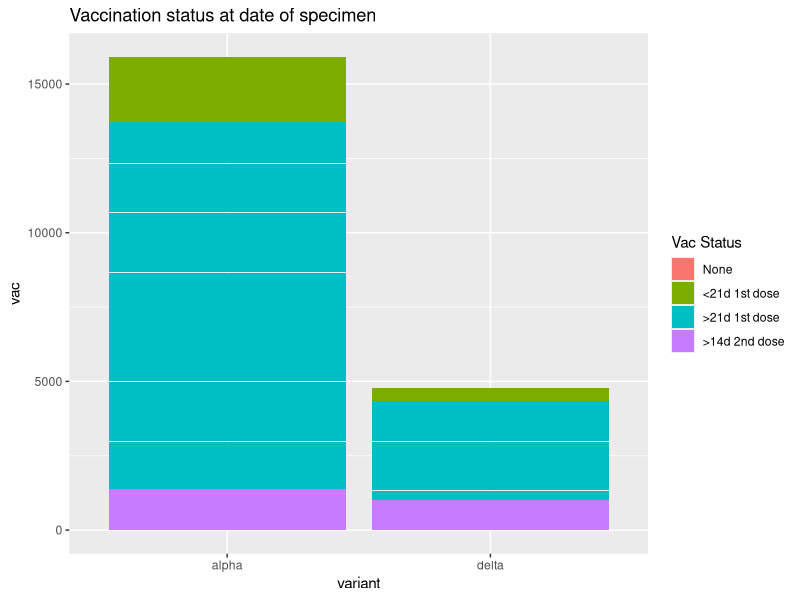
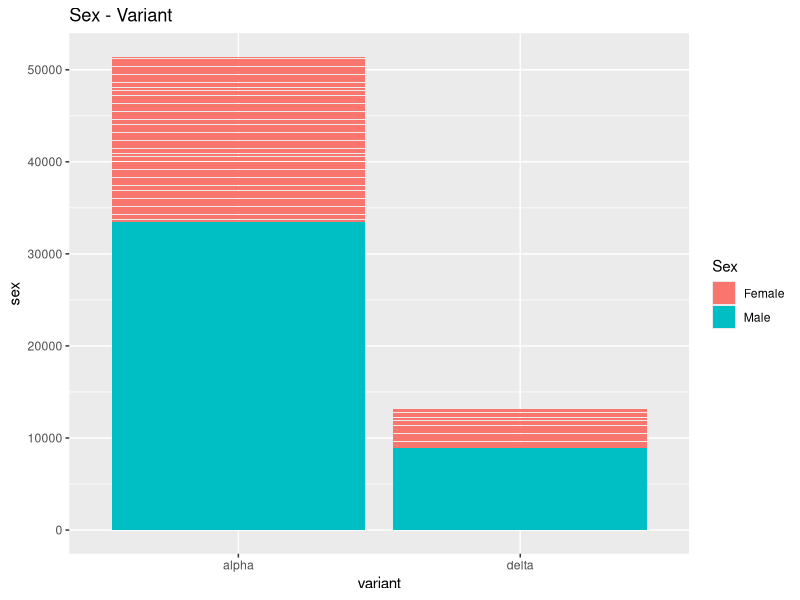
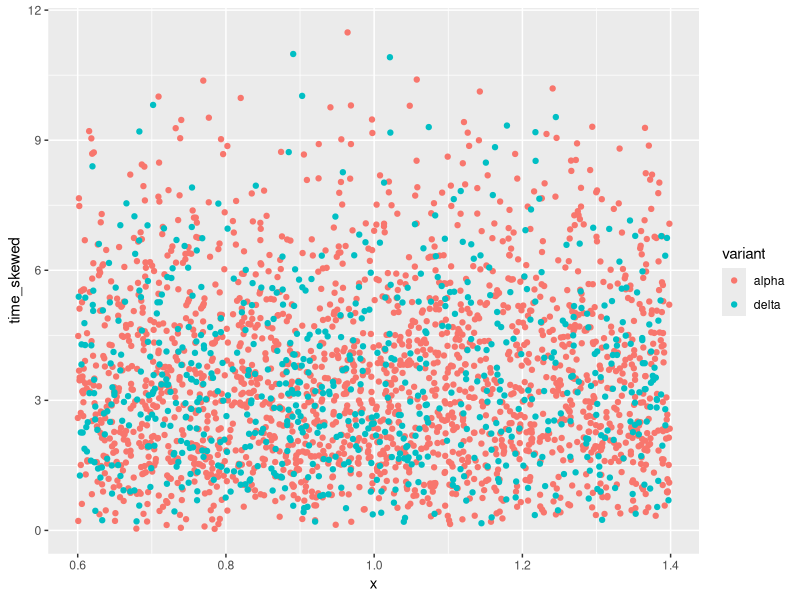
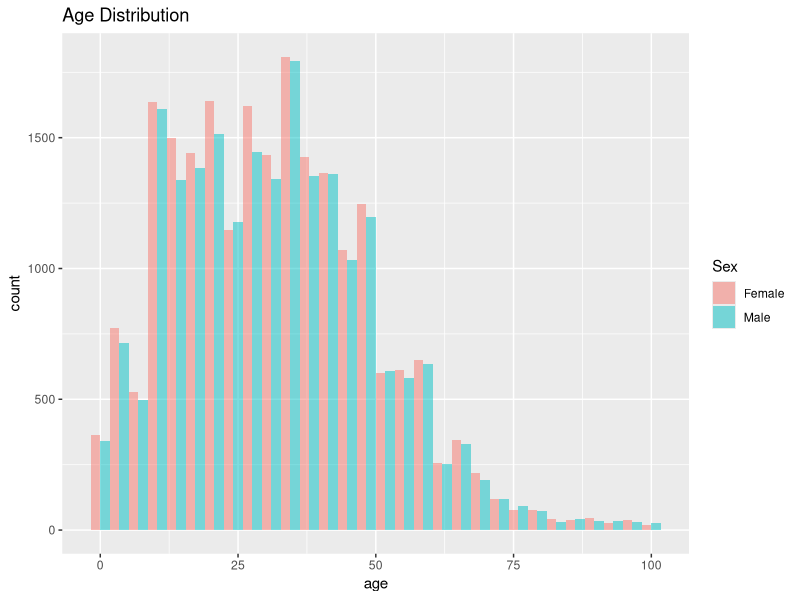
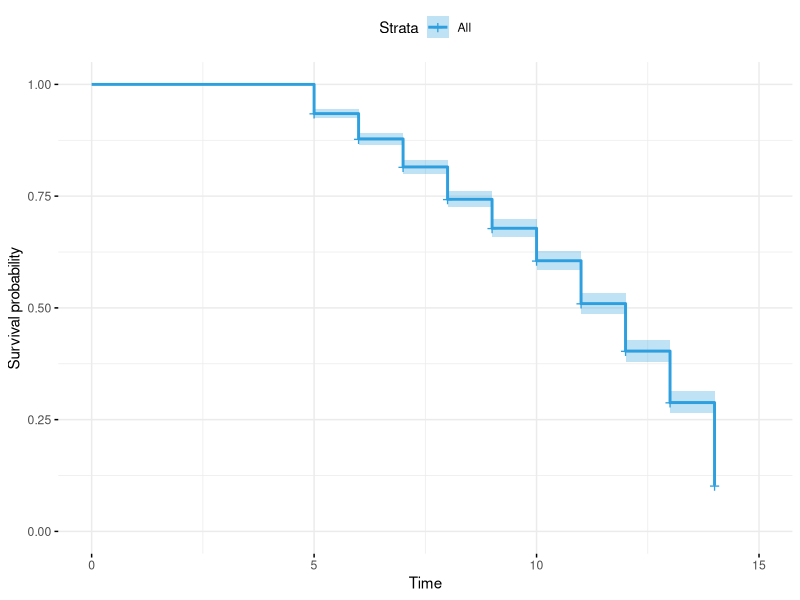
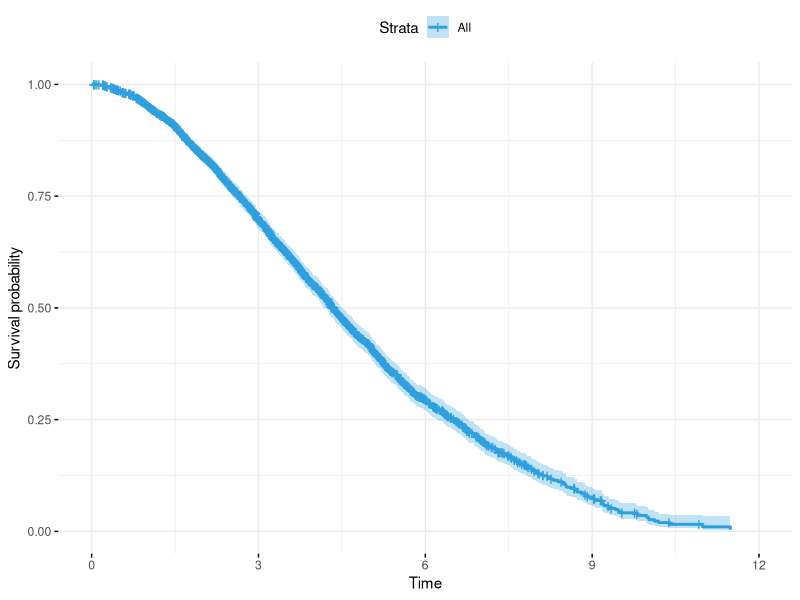
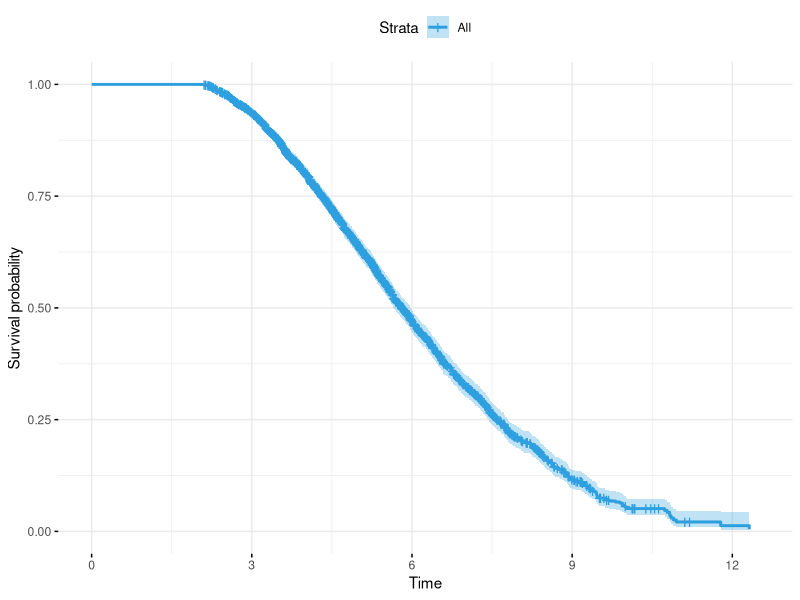
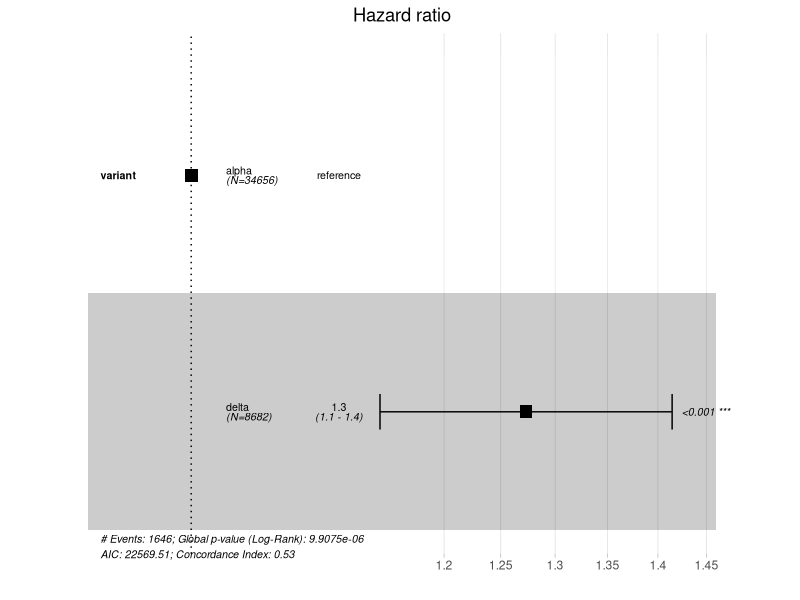

These charts were generated, in order, by the following R code:
## ---- chunk 1
#set.seed
set.seed(123)


#variant from tab1
alpha <- replicate(34656,"alpha")
delta <- replicate(8682,"delta")
variant <- sample(c(alpha, delta),replace = TRUE)

data <- data.frame(
  variant = c(alpha, delta),replace = TRUE)

#symptom status
asymptomatic_alpha <- replicate(14934,"asymptomatic")
symptomatic_alpha <- replicate(17757,"symptomatic")
unknown_alpha <- replicate(1965,"unknown")
asymptomatic_delta <- replicate(3659,"asymptomatic")
symptomatic_delta <- replicate(4334,"symptomatic")
unknown_delta <- replicate(689,"unknown")

stat_alpha <- c(asymptomatic_alpha,symptomatic_alpha,unknown_alpha)
stat_alpha <- sample(stat_alpha)
stat_delta <- c(asymptomatic_delta,symptomatic_delta,unknown_delta)
stat_delta <- sample(stat_delta)

data$stat <- ifelse(data$variant == "alpha", stat_alpha, stat_delta)

#check if it is correct
table(subset(data,variant="alpha"))

#hospitalisation
h_alpha <- replicate(764,"HOS")
h_delta <- replicate(196,"HOS")
er_alpha <- replicate(1148,"ER") #er = emergency care
er_delta <- replicate(498,"ER")

hos_alpha <- c(h_alpha,er_alpha)
hos_alpha <- sample(hos_alpha)

hos_delta <- c(h_delta,er_delta)
hos_delta <- sample(hos_delta)

#in this case random assignment isn't the best way because symptomatic disease progression would lead to higher hospitalization rates than aysmptomatic disease progression
data$hos=""
data$hos[sample(which(data$variant == "alpha"),length(hos_alpha))] <- hos_alpha
data$hos[sample(which(data$variant == "delta"),length(hos_delta))] <- hos_delta

#--------------------------------------------------------------------
######hospitalisation

#use categorial variables
h_alpha <- replicate(764,"HOS")
h_delta <- replicate(196,"HOS")
er_alpha <- replicate(1148,"ER") #er = emergency care
er_delta <- replicate(498,"ER")

#use integers 0=no hospitalisation, 1=hos, 2=er -> needed for cox regression
#1: Hospital admission within 14 days after specimen
#2: Hospital admission or emergency care attendance within 14 days after specimen
h_alpha <- replicate(764,1)
h_delta <- replicate(196,1)
er_alpha <- replicate(1148,2) #er = emergency care
er_delta <- replicate(498,2)

#combine and sample variable
hos_alpha <- c(h_alpha,er_alpha)
hos_alpha <- sample(hos_alpha)
hos_delta <- c(h_delta,er_delta)
hos_delta <- sample(hos_delta)

#in this case random assignment isn't the best way because symptomatic disease progression would lead to higher hospitalization rates than aysmptomatic disease progression
data$hos=0
data$hos[sample(which(data$variant == "alpha"),length(hos_alpha))] <- hos_alpha
data$hos[sample(which(data$variant == "delta"),length(hos_delta))] <- hos_delta

#-------------------------------------------------------------------
#create time of hospitalisation
#article days symptoms to admission hospital
#https://www.ncbi.nlm.nih.gov/pmc/articles/PMC7589278/
#because of this maybe skewed might be more suitable
#only people which are hospitaled get values all which data$hos==0 get a 0 value
data$time_equal=0
#equally distributed
data$time_equal[which(data$hos==1 | data$hos==2)]<-sample(5:14,length(hos_alpha)+length(hos_delta),replace = TRUE)
#right skewed
data$time_skewed=0
data$time_skewed[which(data$hos==1 | data$hos==2)]<-sample(rbeta((length(hos_alpha)+length(hos_delta)),2,6)*14)
#right skewed v002
# a bit different to get rid of hospitalzation on day 0-2
data$time_skewed_v002=0
data$time_skewed_v002[which(data$hos==1 | data$hos==2)]<-sample(rbeta((length(hos_alpha)+length(hos_delta)),2,6)*12+2)


#---------------------------------
#vaccination status
#Unvaccinated                                 0
#<21 days after first vaccination dose        1
#≥21 days after first vaccination dose        2
#≥14 days after second vaccination dose       3
vac_alpha <- replicate(25823,0)
vac_alpha <- c(vac_alpha,replicate(2206,1))
vac_alpha <- c(vac_alpha,replicate(6172,2))
vac_alpha <- c(vac_alpha,replicate(455,3))
vac_alpha <- sample(vac_alpha)
vac_delta <- replicate(6255,0)
vac_delta <- c(vac_delta,replicate(426,1))
vac_delta <- c(vac_delta,replicate(1662,2))
vac_delta <- c(vac_delta,replicate(339,3))
vac_delta <- sample(vac_delta)

data$vac=NA
data$vac[sample(which(data$variant == "alpha"),length(vac_alpha))] <- vac_alpha
data$vac[sample(which(data$variant == "delta"),length(vac_delta))] <- vac_delta
#check if it is correct
#table(data$vac[which(data$variant=="alpha")])
#table(data$vac[which(data$variant=="delta")])
data$vac_update <- data$vac
data$vac_update[data$vac<1]<-1
data$vac_update[data$vac>2]<-2

#-----------------------------------------------------------
#sex
#it seems that men are more affected than women
#In the public data set, the number of men who died from COVID-19 is 2.4 times that of women 
#https://www.worldometers.info/coronavirus/coronavirus-age-sex-demographics/
#https://www.frontiersin.org/articles/10.3389/fpubh.2020.00152/full
#https://www.nature.com/articles/s41467-020-19741-6
#now the code randomly assings male and female to the status and didnt account for the statement above
female_alpha <- replicate(17913,1)
female_delta <- replicate(4249,1)
male_alpha <- replicate(16743,2)
male_delta <- replicate(4433,2)
sex_delta <- c(female_delta,male_delta)
sex_delta <- sample(sex_delta)
sex_alpha <- c(female_alpha,male_alpha)
sex_alpha <- sample(sex_alpha)

data$sex=0
data$sex[sample(which(data$variant == "alpha"),length(sex_alpha))] <- sex_alpha
data$sex[sample(which(data$variant == "delta"),length(sex_delta))] <- sex_delta

#check if it is correct
#table(data$sex[which(data$variant=="alpha")])
#table(data$sex[which(data$variant=="delta")])

#----------------------------------------------------------------
#age
a1 <- sample(0:9,3564, replace = TRUE)
a2 <- sample(10:19,9462, replace = TRUE)
a3 <- sample(20:29,7636, replace = TRUE)
a4 <- sample(30:39,9157, replace = TRUE)
a5 <- sample(40:49,6885, replace = TRUE)
a6 <- sample(50:59,3916, replace = TRUE)
a7 <- sample(60:69,1681, replace = TRUE)
a8 <- sample(70:79,584, replace = TRUE)
a9 <- sample(80:100,453, replace = TRUE)
age <- c(a1,a2,a3,a4,a5,a6,a7,a8,a9)
age <- sample(age)
data$age <- age
## ---- chunk 2
library(ggplot2)
#vaccination status
p<-ggplot(data=data, aes(fill=factor(vac), x=variant, y=vac)) +
  geom_bar(stat="identity")+
  scale_fill_discrete(name = "Vac Status", labels = c("None", "<21d 1st dose", ">21d 1st dose",">14d 2nd dose"))+
  ggtitle("Vaccination status at date of specimen")
p
#sex variant
p<-ggplot(data=data, aes(fill=factor(sex), x=variant, y=sex)) +
  geom_bar(stat="identity")+
  scale_fill_discrete(name = "Sex", labels = c("Female", "Male"))+
  ggtitle("Sex - Variant")
p
#time of hospitalisation
p <- ggplot() +
    geom_jitter(data=data[which(data$time_skewed>0),], aes(x=1, y=time_skewed, color=variant)) 
p
# age
p<-ggplot(data, aes(x=age, fill=factor(sex))) +
  geom_histogram(alpha = 0.5, position = "dodge")+
  theme(legend.position="right")+
  scale_fill_discrete(name = "Sex", labels = c("Female", "Male"))+
  ggtitle("Age Distribution")
p
## ---- chunk 3
#---------------------------------------------------------------
#Cox Regression

library("survival")
library("survminer")

#example data
# lung <- lung
# head(lung)
# res.cox <- coxph(Surv(time, status) ~ sex, data = lung)
# res.cox
# summary(res.cox)

#own data equal distributed
res.cox_equal <- coxph(Surv(time_equal,hos)~variant, data = data)
summary(res.cox_equal)
ggsurvplot(survfit(res.cox_equal), data = data, palette = "#2E9FDF",
           ggtheme = theme_minimal())
#own data right skewed
res.cox_skewed <- coxph(Surv(time_skewed,hos)~variant, data = data)
summary(res.cox_skewed)
ggsurvplot(survfit(res.cox_skewed), data = data, palette = "#2E9FDF",
           ggtheme = theme_minimal())
#own data right skewed
res.cox_skewed_v002 <- coxph(Surv(time_skewed_v002,hos)~variant, data = data)
summary(res.cox_skewed_v002)
ggsurvplot(survfit(res.cox_skewed_v002), data = data, palette = "#2E9FDF",
           ggtheme = theme_minimal())

## ---- chunk 4
# visualize hazard ratio
ggforest(res.cox_skewed, data = data)
## ---- chunk 5
test.ph <- cox.zph(res.cox_skewed)
test.ph
ggcoxzph(test.ph)
ggcoxdiagnostics(res.cox_skewed, type = "dfbeta",
                 linear.predictions = FALSE, ggtheme = theme_bw())
ggcoxdiagnostics(res.cox_skewed, type = "deviance",
                 linear.predictions = FALSE, ggtheme = theme_bw())
## ---- chunk 6
#---------------------------------------------------------------
#Cox Regression
#own data right skewed
res.cox_skewed <- coxph(Surv(time_skewed,hos)~variant, data = data[data$hos==1,])
summary(res.cox_skewed)
# visualize hazard ratio
ggforest(res.cox_skewed, data = data)
## ---- chunk 7
#---------------------------------------------------------------
#Cox Regression
#own data right skewed
res.cox_skewed <- coxph(Surv(time_skewed,hos)~variant, data = data[data$hos==2,])
summary(res.cox_skewed)
# visualize hazard ratio
ggforest(res.cox_skewed, data = data)
## ---- chunk 8
#res.cox <- coxph(Surv(time, status) ~ age + sex + ph.ecog, data =  lung)
#own data right skewed
res.cox_skewed <- coxph(Surv(time_skewed,hos,sex)~variant, data = data[data$hos==1,])
summary(res.cox_skewed)
# visualize hazard ratio
ggforest(res.cox_skewed, data = data)
## ---- chunk 9
#skewed data 
#skewed data 
res.cox_vac <- coxph(Surv(time_skewed,vac)~variant, data = data[data$hos==1 & data$vac <2,])
summary(res.cox_vac)
ggsurvplot(survfit(res.cox_vac), data = data, palette = "#2E9FDF",
           ggtheme = theme_minimal())
## ---- chunk 10
#skewed data 
#skewed data 
res.cox_vac <- coxph(Surv(time_skewed,vac_update)~variant, data = data[data$hos==1 & data$vac_update == 1,])
summary(res.cox_vac)
ggsurvplot(survfit(res.cox_vac), data = data, palette = "#2E9FDF",
           ggtheme = theme_minimal())
## ---- chunk 11
#skewed data 
#skewed data 
res.cox_vac <- coxph(Surv(time_skewed,vac_update)~variant, data = data[data$hos==1 & data$vac_update == 2,])
summary(res.cox_vac)
ggsurvplot(survfit(res.cox_vac), data = data, palette = "#2E9FDF",
           ggtheme = theme_minimal())
## ---- chunk 12
#skewed data 
res.cox_vac <- coxph(Surv(time_skewed,vac)~variant, data = data[data$hos==2 & data$vac <2,])
summary(res.cox_vac)
ggsurvplot(survfit(res.cox_vac), data = data, palette = "#2E9FDF",
           ggtheme = theme_minimal())
## ---- chunk 13
#skewed data 
res.cox_vac <- coxph(Surv(time_skewed,vac)~variant, data = data[data$hos==1 & data$vac == 2,])
summary(res.cox_vac)
ggsurvplot(survfit(res.cox_vac), data = data, palette = "#2E9FDF",
           ggtheme = theme_minimal())
## ---- chunk 14
#skewed data 
res.cox_vac <- coxph(Surv(time_skewed,vac)~variant, data = data[data$hos==2 & data$vac==2,])
summary(res.cox_vac)
ggsurvplot(survfit(res.cox_vac), data = data, palette = "#2E9FDF",
           ggtheme = theme_minimal())
## ---- chunk 15
#skewed data 
#skewed data 
res.cox_vac <- coxph(Surv(time_skewed,vac_update)~variant, data = data[data$hos==2 & data$vac_update == 1,])
summary(res.cox_vac)
ggsurvplot(survfit(res.cox_vac), data = data, palette = "#2E9FDF",
           ggtheme = theme_minimal())
## ---- chunk 16
#skewed data 
#skewed data 
res.cox_vac <- coxph(Surv(time_skewed,vac_update)~variant, data = data[data$hos==2 & data$vac_update == 2,])
summary(res.cox_vac)
ggsurvplot(survfit(res.cox_vac), data = data, palette = "#2E9FDF",
           ggtheme = theme_minimal())
